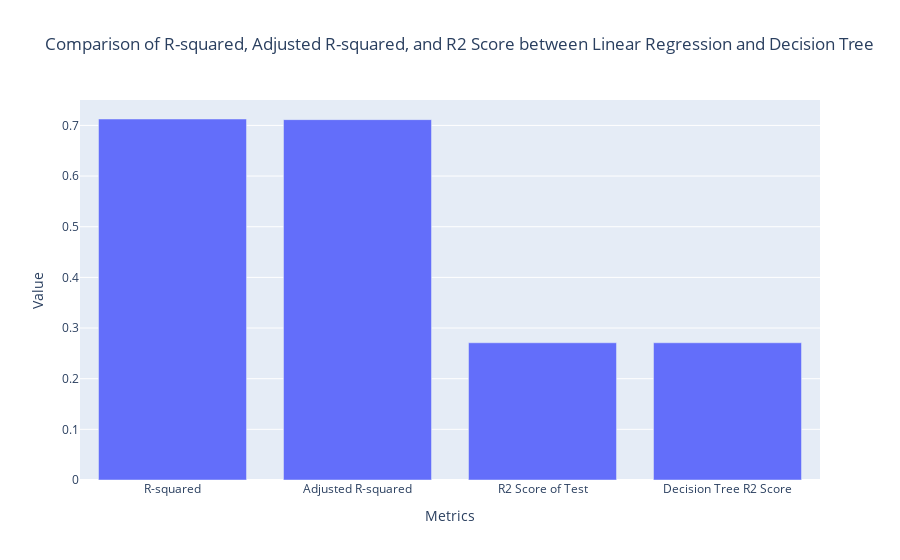

Notebook cell for this chart:
### Markdown cell above
## DECISION TREE REGRESSOR R2 SCORE

### Code cell
X = df[['Electors']]
y = df['Valid_Votes']
X_train, X_test, y_train, y_test = train_test_split(X, y, test_size=0.2, random_state=25)

decision_tree_reg = DecisionTreeRegressor()
decision_tree_reg.fit(X_train, y_train)

c = decision_tree_reg.score(X_test, y_test)
slope, intercept, r_value, p_value, std_err = linregress(valid_votes, electors)

r_squared = r_value ** 2

n = len(electors)
k = 1 
r_adj_squared = 1 - ((1 - r_squared) * (n - 1) / (n - k - 1))

labels = ['R-squared', 'Adjusted R-squared', 'R2 Score of Test', 'Decision Tree R2 Score']
values = [r_squared, r_adj_squared, c, c]

fig = go.Figure([go.Bar(x=labels, y=values)])

fig.update_layout(title='Comparison of R-squared, Adjusted R-squared, and R2 Score between Linear Regression and Decision Tree',
                  xaxis_title='Metrics',
                  yaxis_title='Value')

fig.show()

### Figure 1 — Plotly figure (JSON) as saved in the notebook; plotly's stock layout.template omitted (floating-point values rounded to 4 significant figures)
{"data": [{"type": "bar", "x": ["R-squared", "Adjusted R-squared", "R2 Score of Test", "Decision Tree R2 Score"], "y": [0.7127, 0.7114, 0.2709, 0.2709]}], "layout": {"autosize": true, "title": {"text": "Comparison of R-squared, Adjusted R-squared, and R2 Score between Linear Regression and Decision Tree"}, "xaxis": {"autorange": true, "range": [-0.5, 3.5], "title": {"text": "Metrics"}, "type": "category"}, "yaxis": {"autorange": true, "range": [0, 0.7502], "title": {"text": "Value"}, "type": "linear"}}}
